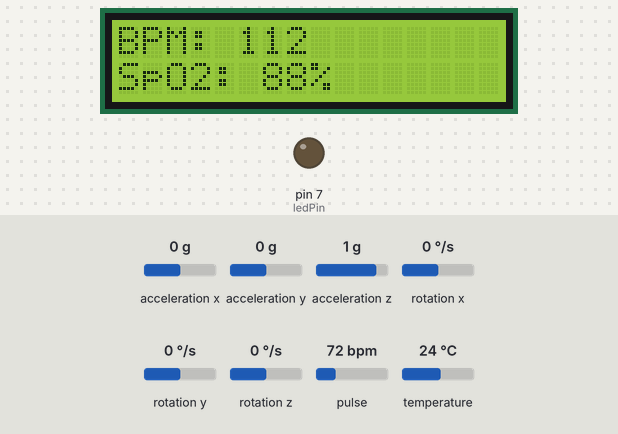
The sketch below on a simulated Arduino Uno, built with avr-gcc and run on an emulated ATmega328P. Shown: 16×2 character LCD, output pins drawn as LEDs (lit = HIGH). The test bench sets the inputs (shaded band); at power-on: acceleration x 0 g, acceleration z 1 g, pulse 72 bpm, acceleration y 0 g, rotation x 0 °/s, rotation y 0 °/s, rotation z 0 °/s, temperature 24 °C. What the sketch prints to the serial monitor is not drawn.

Above: at 1.2 s.
1.3 s: acceleration x set to -1 g
3.2 s: acceleration x set to -1.3 g
At 4.0 s:
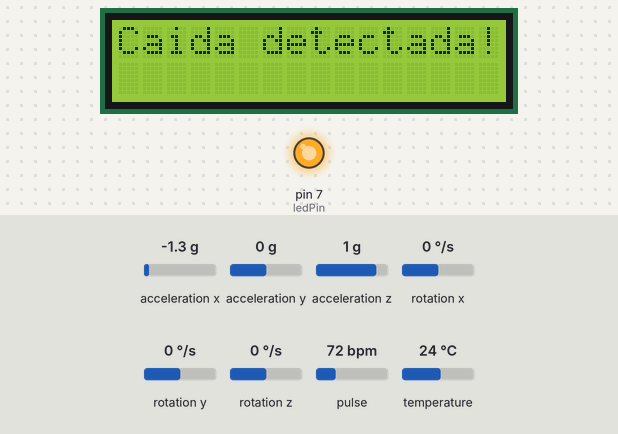
6.3 s: acceleration z set to 0.7 g
At 9.3 s:
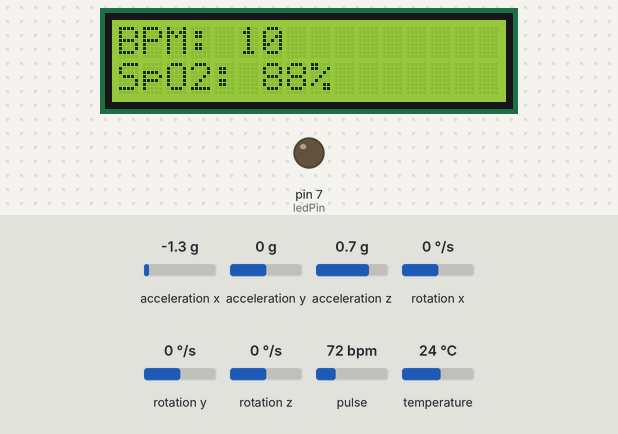
9.4 s: pulse set to 42 bpm
At 10.3 s:
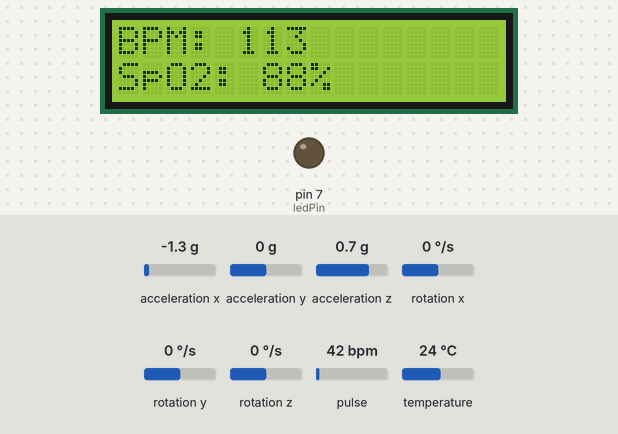
12.0 s: acceleration x set to -1.5 g
At 14.6 s:
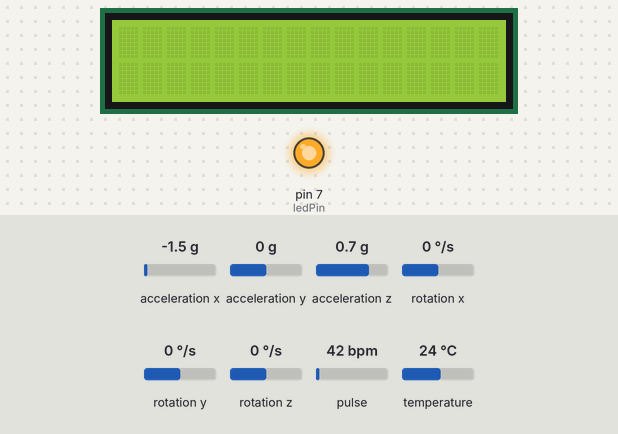
Timing chart, 0 to 16.1 s (numbered marks = the images above; inputs shaded):
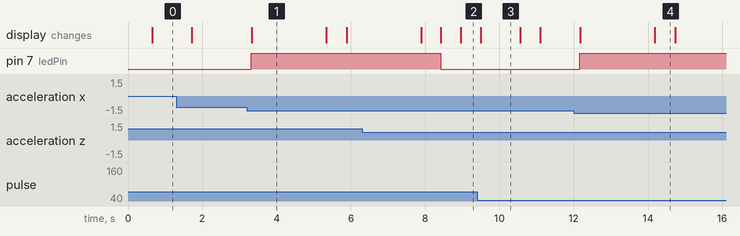

The sketch:

main.ino
```cpp
#include <Wire.h>
#include <Adafruit_MPU6050.h> // Libreria sensor acelerometro y giroscopio
#include <LiquidCrystal_I2C.h> // Libreria pantalla I2C
#include <MAX30105.h> // Libreria sensor pulsometro y oxigeno
#include "heartRate.h" // Libreria de conteo de pulsos

LiquidCrystal_I2C lcd(0x27, 16, 2);
MAX30105 particleSensor;
Adafruit_MPU6050 mpu;

// Salida de Led que avisa la caida
const int ledPin = 7;

// Parametros para la deteccion pulso y conteo
const byte RATE_SIZE = 4;
byte rates[RATE_SIZE];
byte rateSpot = 0;
long lastBeat = 0;
float beatsPerMinute;
int beatAvg;

void setup() {
  Serial.begin(9600);
  Wire.begin();
  // Inicializacion del LCD
  lcd.init();
  lcd.backlight();
  lcd.setCursor(0, 0);
  lcd.print("Iniciando...");

  // Verifica que el sensor pulsometro este funcionando
  if (!particleSensor.begin(Wire, I2C_SPEED_STANDARD)) {
    Serial.println("Error al iniciar el sensor MAX30102");
    lcd.setCursor(0, 1);
    lcd.print("MAX30102 Error");
    while (1);
  }
  particleSensor.setup();

  // Verifica que el sensor acelerometro este funcionando
  if (!mpu.begin()) {
    Serial.println("Error al iniciar el sensor MPU6050");
    lcd.setCursor(0, 1);
    lcd.print("MPU6050 Error");
    while (1);
  }

  // Establece la salida del LED
  pinMode(ledPin, OUTPUT);
  digitalWrite(ledPin, LOW);

  // Limpia toda configuracion previa del LCD
  lcd.clear();
}

void loop() {
  // Parametros de lectural del sensor infrarojo y rojo
  long irValue = particleSensor.getIR();
  long redValue = particleSensor.getRed();

  // Lectura en el serial monitor para evaluar parametros
  Serial.print("IR: ");
  Serial.print(irValue);
  Serial.print("\t Red: ");
  Serial.print(redValue);

  float spo2 = 0.0;

  // Algoritmo para conteo de los pulsos
  if (checkForBeat(irValue) == false) {
    long delta = millis() - lastBeat;
    lastBeat = millis();

    beatsPerMinute = 60 / (delta / 1000.0);
    // Lectura en el serial monitor para evaluar parametros
    Serial.print("\t bPM1: ");
    Serial.print(beatsPerMinute);

    if (beatsPerMinute < 255 && beatsPerMinute > 20) {
      rates[rateSpot++] = (byte)beatsPerMinute;
      rateSpot %= RATE_SIZE;

      beatAvg = 0;

      for (byte x = 0 ; x < RATE_SIZE ; x++)
        beatAvg += rates[x];
      beatAvg /= RATE_SIZE;
    }
  }

  // Algoritmo para conteo del oxigeno en la sangre
  if (irValue > 20000 && redValue > 20000) {
    float ratio = (float)redValue / irValue;
    spo2 = 110.0 - 25.0 * ratio;
    if (spo2 < 0) spo2 = 0;
    if (spo2 > 100) spo2 = 100;
  }

  // Lectura en el serial monitor para evaluar parametros
  Serial.print("\t bPM2: ");
  Serial.println(beatsPerMinute);

  lcd.setCursor(0, 0);
  lcd.print("BPM: ");
  if (spo2 > 0) {
    lcd.print(beatsPerMinute, 0); // Imprimir en el I2C el BPM si esta disponible
  } else {
    lcd.print("---");
  }

  lcd.setCursor(0, 1);
  lcd.print("SpO2: ");
  if (spo2 > 0) {
    lcd.print(spo2, 0); // Imprimir en el I2C el oxigeno (SpO2) si esta disponible
    lcd.print("%");
  } else {
    lcd.print("---");
  }

  // Leer datos del MPU6050
  sensors_event_t a, g, temp;
  mpu.getEvent(&a, &g, &temp);

  // Calcular magnitud de la aceleración
  float accelMagnitude = sqrt(a.acceleration.x * a.acceleration.x +
                               a.acceleration.y * a.acceleration.y +
                               a.acceleration.z * a.acceleration.z);

  // Algoritmo para detectar caída
  if (accelMagnitude > 15.0) { // Establece un umbral de caída de 15 m/s^2
    // Si detecta caida, el led enciente y muestra mensaje en pantalla I2C
    digitalWrite(ledPin, HIGH);
    lcd.clear();
    lcd.print("Caida detectada!");
    delay(2000);
    lcd.clear();
  } else {
    digitalWrite(ledPin, LOW);
  }

  delay(500);
}
```

Measured:
- the behaviour switches between -1.1 and -1.2 g on acceleration x (found by bisection; images 0 and 1)
- the behaviour switches between 0.9 and 0.8 g on acceleration z (found by bisection; images 1 and 2)
- the behaviour switches between -1.3 and -1.4 g on acceleration x (found by bisection; images 3 and 4)
- after the input at 3.2 s, pin 7 (ledPin): LOW → HIGH after 0.12 s; the display: changes after 0.13 s (image 1)
- after the input at 6.3 s, pin 7 (ledPin): HIGH → LOW after 2.1 s; the display: first differs from a run without the input after 2.1 s (image 2 shows a later state)
- after the input at 9.4 s, the display: changes after 0.09 s (image 3)
- after the input at 12.0 s, pin 7 (ledPin): LOW → HIGH after 0.16 s; the display: first changes after 0.18 s (image 4 shows a later state)
